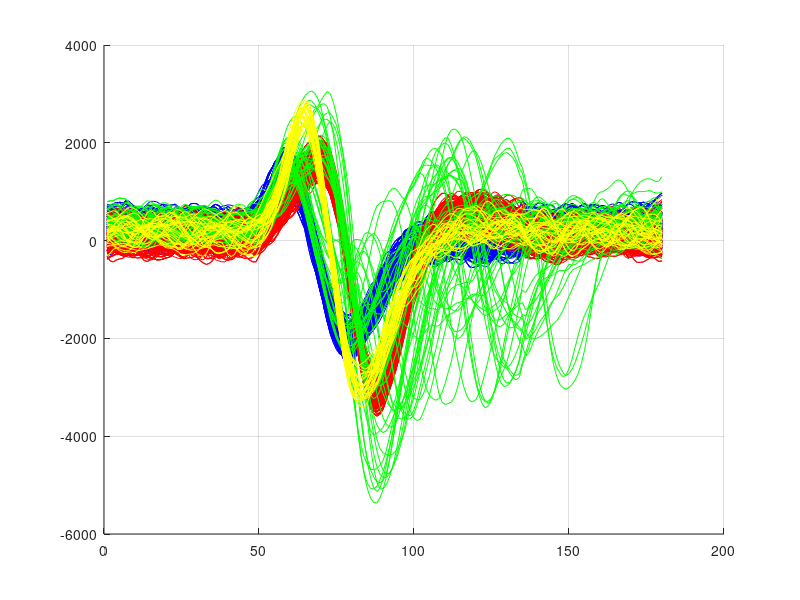

Here is the MATLAB script that generated this plot: (Note: this script raises an error after producing the figure.)
% - Matlab memo for using ISOMAP for feature extraction in spike sorting -
% 
% If you find this useful, please cite: 
%
% [1] Adamos et al.,"NASS: an empirical approach to spike sorting with overlap resolution 
% based on a hybrid noise-assisted methodology", J Neurosci Methods (2010) vol.190(1), pp. 129-42
% http://dx.doi.org/10.1016/j.jneumeth.2010.04.018
% 
% For more information see: http://neurobot.bio.auth.gr/spike-sorting/


% load waveforms
% Note. The number of waveforms has been kept small to facilitate efficient processing
load spikes.mat;


% Let us take a look at the data set first
figure(3);hold;grid;
% 300 spikes for neuron no.1 (lines 1-300)
plot(spikes(1:300,:)','b');
% 300 spikes for neuron no.2 (lines 301-600)
plot(spikes(301:600,:)','r');
% 50 randomly overlapping spikes between neurons no.1 and no.2 (lines 601-650)
plot(spikes(601:650,:)','g');
% 30 spikes for neuron no.3 (lines 651-680)
plot(spikes(651:680,:)','y');


% Apply Isomap
clear D Y R E;
D = L2_distance(spikes',spikes',1);

options.overlay=0;
options.dims=1:10;
options.display=0;
options.landmarks=1:680;

% Changing the 'k' value will affect the output of the algorithm, 
% i.e. projecting the data in ISOMAP space. For details see [1]
[Y, R] = IsomapII(D, 'k', 200, options);

% Projection coordinates are kept in 'Y'. 'R' denotes residual variance.
% For details see [1]
[rx,ry]=min(R);
REDUCED_DIMENSIONALITY=ry;

% Plot projections in 3D Isomap space
figure(2);hold;grid
plot3(Y.coords{3}(1,1:300),Y.coords{3}(2,1:300),Y.coords{3}(3,1:300),'.b','markersize',8);
plot3(Y.coords{3}(1,301:600),Y.coords{3}(2,301:600),Y.coords{3}(3,301:600),'.r','markersize',8);
plot3(Y.coords{3}(1,601:650),Y.coords{3}(2,601:650),Y.coords{3}(3,601:650),'.g','markersize',8);
plot3(Y.coords{3}(1,651:680),Y.coords{3}(2,651:680),Y.coords{3}(3,651:680),'.y','markersize',8);

